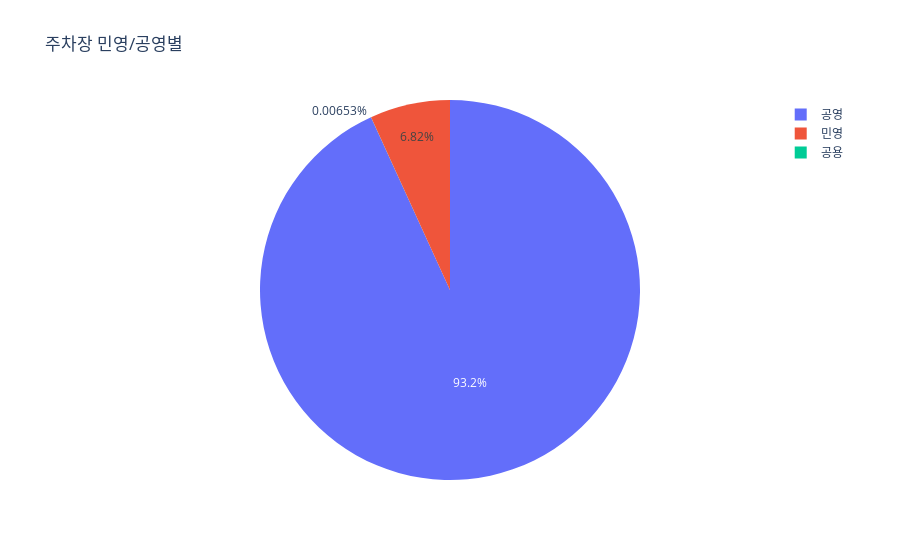

The cell this chart's notebook holds for it:
### Code cell
parking_fe_fig = px.pie(parking_fe, values = '개수', names = '주차장구분', title = "주차장 민영/공영별")
parking_fe_fig.show()
parking_fe_fig.write_html("parking_fe_fig.html")

### Figure 1 — Plotly figure (JSON) as saved in the notebook; plotly's stock layout.template omitted (floating-point values rounded to 4 significant figures)
{"data": [{"domain": {"x": [0, 1], "y": [0, 1]}, "hovertemplate": "주차장구분=%{label}<br>개수=%{value}<extra></extra>", "labels": ["공영", "민영", "공용"], "legendgroup": "", "name": "", "showlegend": true, "type": "pie", "values": [14260, 1044, 1]}], "layout": {"legend": {"tracegroupgap": 0}, "title": {"text": "주차장 민영/공영별"}}}
